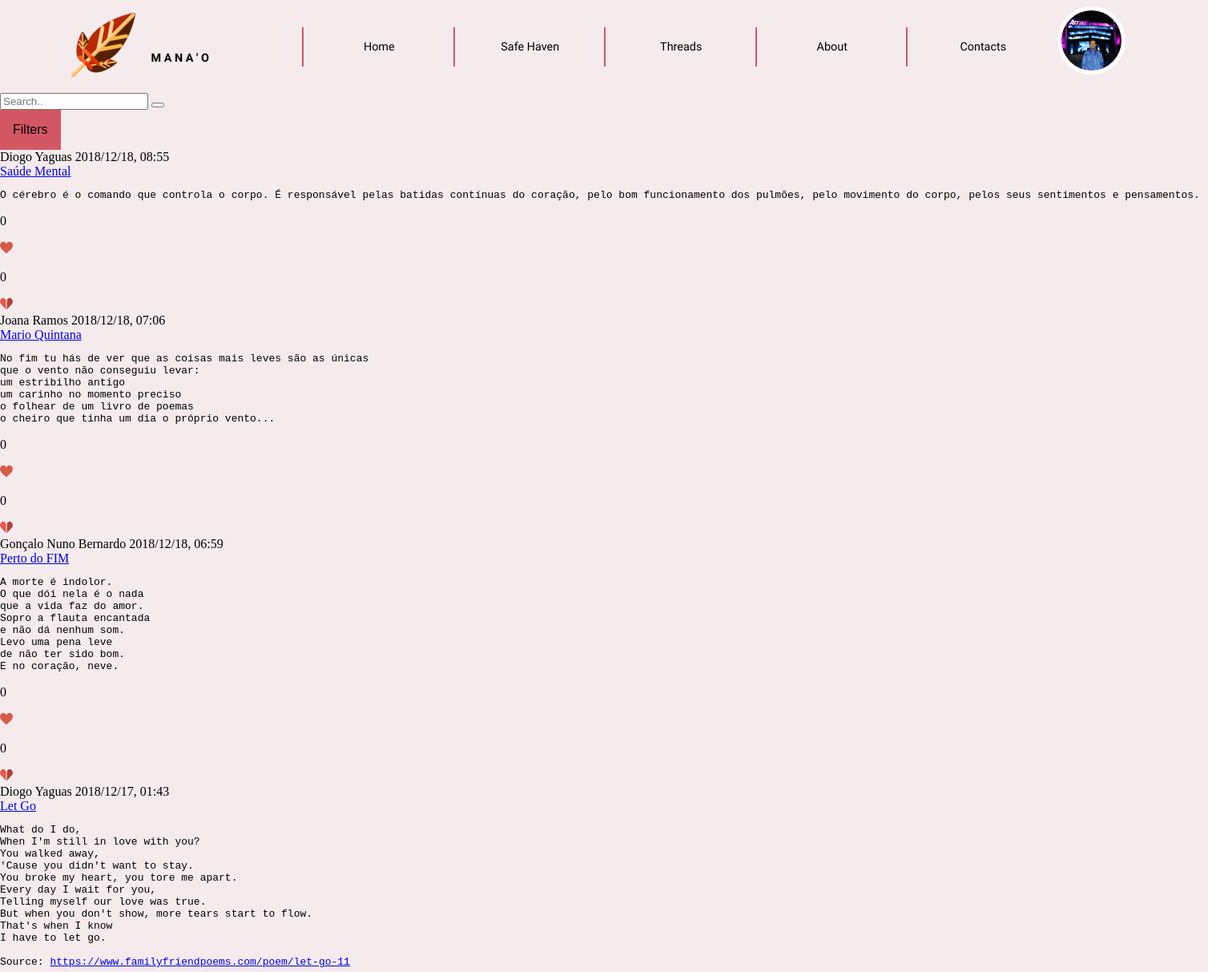
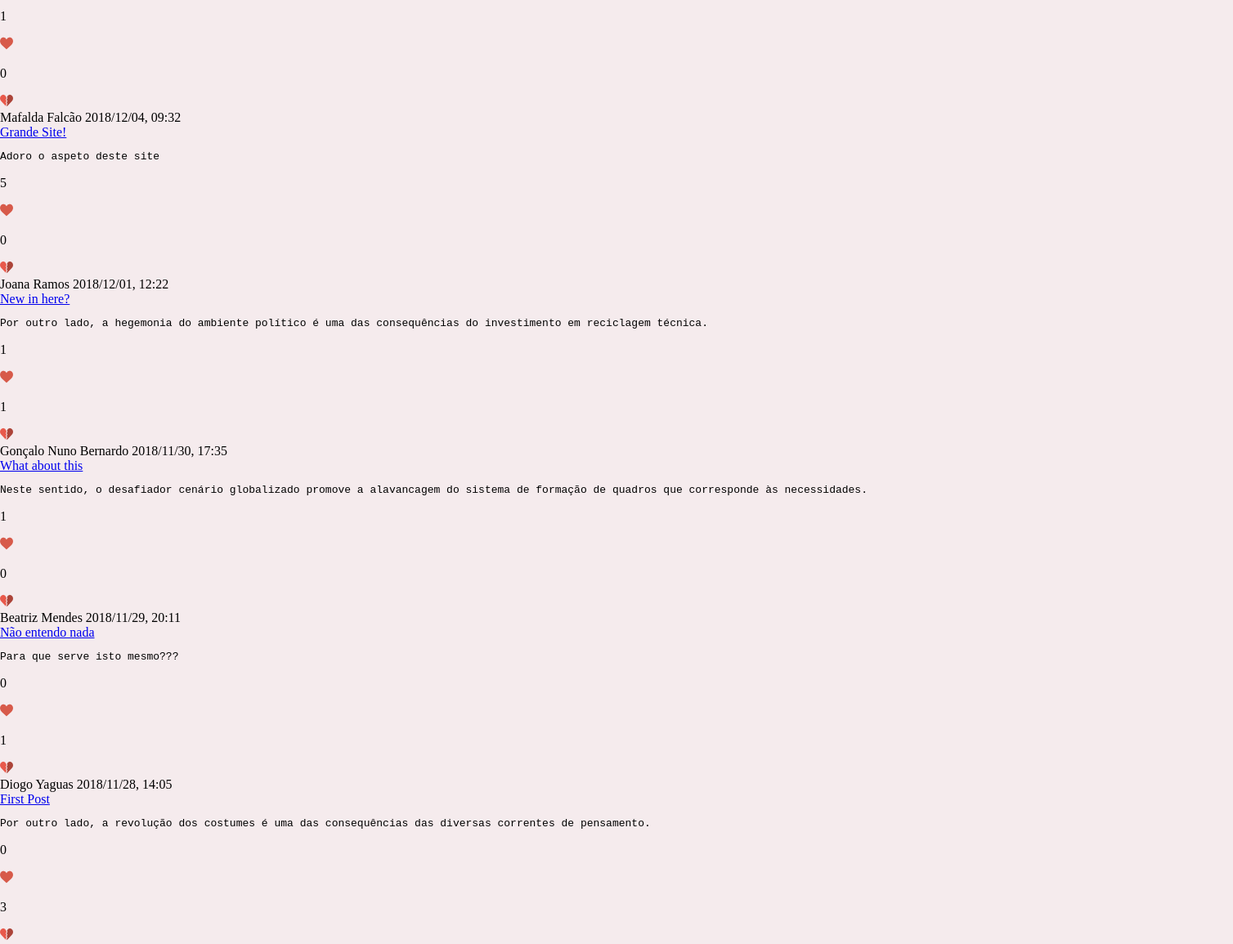
The app's page /templates/threads.php?filter=Recent&categorie=All (signed in) with its own data (2 pictures, top to bottom).
### tables this page shows
CREATE TABLE User (ID INTEGER PRIMARY KEY AUTOINCREMENT, Username STRING UNIQUE NOT NULL, Password CHAR (256) NOT NULL, Name STRING NOT NULL, Email STRING NOT NULL UNIQUE, Bio STRING, Profile_Pic STRING NOT NULL DEFAULT "default.png", ParticipationDate STRING NOT NULL);

CREATE TABLE Post (ID INTEGER PRIMARY KEY AUTOINCREMENT, User_ID INTEGER NOT NULL REFERENCES User (ID), Title STRING NOT NULL, Text STRING NOT NULL, Date STRING NOT NULL, Upvotes INTEGER DEFAULT 0, Downvotes INTEGER DEFAULT 0);

### database/user.php (called while the page is built, shortened)
<?php
      function getName($userID) {
        global $dbh;
        try {
          $stmt = $dbh->prepare('SELECT Name FROM User WHERE ID = ?');
          $stmt->execute(array($userID));
          if($row = $stmt->fetch()){
            return $row['Name'];
          }
        }catch(PDOException $e) {
          return -1;
        }
      }
    function getUserPhoto($userID) {
      global $dbh;
      try {
        $stmt = $dbh->prepare('SELECT Profile_Pic FROM User WHERE ID = ?');
        if($stmt->execute(array($userID))) {
          $row = $stmt->fetch();
          return $row['Profile_Pic'];
        }
      }catch(PDOException $e) {
        return null;
      }
    }
?>

### database/post.php (called while the page is built, shortened)
<?php
	function getRecentPosts()
	{
		global $dbh;
		try {
			$stmt = $dbh->prepare('SELECT * from Post ORDER BY Date DESC');
			if($stmt->execute())
				return $stmt->fetchAll();
			else
				return -1;
		} catch(PDOException $e) {
			return -1;
		}
	}
?>

### templates/threads.php (the view, shortened to what this page needs)
<?php
    include_once("header.php");
?>
<!DOCTYPE html>
    <html>
    <head>
        <link href="../css/main_layout.css" rel="stylesheet">
        <link href="../css/main_style.css" rel="stylesheet">
        <link href="../css/posts.css" rel="stylesheet">
    </head>
    <body>
    <div class="search-container">
      <input id="searchID" type="text" placeholder="Search.." name="search">
      <button type="submit" onclick="searchCategorie()"></button>
    </div>
        <div class="sorting">
            <button onclick="dropFilters()" class="filterButton">Filters</button>
        </div>
        <?php
            include_once ("../includes/init.php");
			include_once ("../database/post.php");
            include_once ("../actions/verifyAndConvertText.php");
            $filter = $_GET['filter'];
            $categorie = $_GET['categorie'];
            if($categorie == "All") {
                switch($filter) {
                    case "Recent":
                        $posts = getRecentPosts();
                        break;
                }
            }
            if($posts == -1) {
                ?>
                    <h1>Sorry! We could not find posts within this category</h1>
                <?php
            } else {
            foreach($posts as $post) {
                viewPosts($post);
                }
            }
            function viewPosts($post) {
                ?>
            <article id="posts">
                <header>
                    <span class="author">
                        <?php echo getName($post['User_ID']) ?>
                    </span>
                    <span class="date">
                        <?= $post['Date'] ?>
                    </span>
                </header>
                <a id="title" href="viewPost.php?id=<?=$post['ID']?>" target="_blank"><?= $post['Title'] ?></a>
                <pre id="text_wrote"><?php convertText($post['Text']) ?></pre>
                <footer id="votes">
                    <div id="upvotes" onclick="updateUpvotes(<?=$post['ID']?>)">
                        <p id="upvote<?=$post['ID']?>"><?=$post['Upvotes']?></p>
                        <img src="../images/upvote.png"alt="Upvote">
                    </div>
                    <div id="downvotes" onclick="updateDownvotes(<?=$post['ID']?>)">
                        <p id="downvote<?=$post['ID']?>"><?=$post['Downvotes']?></p>
                        <img src="../images/downvote.png"alt="Downvote">
                    </div>
            </article>
        <?php }?>
    </body>
    </html>

### templates/header.php (shortened to what this page needs)
<!DOCTYPE html>
<html>
<head>
    <link href="../css/main_layout.css" rel="stylesheet">
    <link href="../css/main_style.css" rel="stylesheet">
</head>
<body>
    <header>
        <label class="homeButton" type="submit_home" value="" onclick="window.location='../templates/home.php';"></label>
        <h3>M A N A ' O</h3>
        <nav id="menu">
            <ol>
                <li><a href="home.php">Home</a></li>
                <li><a href="http://www.pixelthoughts.co/#">Safe Haven</a></li>
                <li><a href="threads.php?filter=Recent&categorie=All">Threads</a></li>
                <li><a href="about.php">About</a></li>
                <li><a href="contacts.php">Contacts</a></li>
            </ol>
        </nav>
        <div class="dropdown">
                <img id="profile" src="../profilePictures/<?php
                    include_once('../includes/init.php');
                    include_once("../database/user.php");
                    echo getUserPhoto($_SESSION['userID']);
                ?>" alt="Profile picture" onclick="myFunction()" class="dropbtn">
            </div>
    </header>

### actions/verifyAndConvertText.php
<?php
    function convertText($text) {
        $reg_exUrl = "/(http|https|ftp|ftps)\:\/\/[a-zA-Z0-9\-\.]+\.[a-zA-Z]{2,3}(\/\S*)?/";
        if (preg_match($reg_exUrl, $text, $url)) {
            echo preg_replace($reg_exUrl, '<a href="' . $url[0] . '" rel="nofollow">' . $url[0] . '</a>', $text);
        } else echo $text;
}
?>

### css/main_layout.css (style rules this page uses)
body { margin: 0em; }
body > header { margin: 0em; display: grid; grid-template-rows: auto; grid-template-columns: 1fr 1fr 5fr 1fr; grid-template-areas: "manao name navigator profilepic"; position: -webkit-sticky; position: sticky; top: 0; width: 100%; }
.homeButton { grid-area: manao; justify-self: right; align-self: center; height: auto; }
body > header > h3 { grid-area: name; margin: 0em; justify-self: left; align-self: center; }
#menu { grid-area: navigator; justify-self: right; align-self: center; }
#menu ol li { display: inline-flex; width: 100%; justify-self: center; }
#menu ol { margin: 0em; display: grid; grid-template-rows: auto; grid-template-columns: 1fr 1fr 1fr 1fr 1fr; grid-template-areas: "home safehaven threads contacts about"; width: 100%; }
#menu ol > li { justify-self: left; align-self: center; justify-items: center; justify-content: space-evenly; }
#menu ol > :nth-child(1) { grid-area: home; }
#menu ol > :nth-child(2) { grid-area: safehaven; }
#menu ol > :nth-child(3) { grid-area: threads; }
#menu ol > :nth-child(4) { grid-area: contacts; }
#menu ol > :nth-child(5) { grid-area: about; }
.dropbtn { color: white; border: none; cursor: pointer; }
.dropdown { position: relative; display: inline-block; }

### css/main_style.css (style rules this page uses)
:root { --maincolor_bckgrnd: #F5EBED; --color_separator: #996666; --color_text: #000000; --color_manao: #D35763; --color_manao2: #DF7175; --color_smallhover: #2a2f33; }
body { margin: 0; background-color: var(--maincolor_bckgrnd); color: var(--color_text); }
body > header { margin: 0; background-color: var(--maincolor_bckgrnd); }
body > header > h3 { margin-top: 2em; font-family: 'Julius Sans One', sans-serif; font-size: 0.9em; text-align: left; height: auto; color: var(--color_text); }
.homeButton { background:url(../images/icon.png) no-repeat; cursor:pointer; border:none; width:100px; height:100px; margin-top:1em; }
#menu { width: 100%; }
#menu ol { margin:0; padding: 0; }
#menu li { align-items: center; list-style-type: none; margin:1em 0; width: 100%; height: 100%; }
#menu li a { font-family: 'Julius Sans One', sans-serif; font-size: 0.9em; color: var(--color_text); text-decoration: none; text-align: center; height: auto; -webkit-transition: color 0.6s; transition: color 0.6s ease; }
nav > ol > li { border-left: 2px solid var(--color_manao); height: 100%; }
#profile { margin-top: 8px; width: 75px; height: 75px; border:5px solid white; border-radius: 100px 100px; }

### css/posts.css (style rules this page uses)
:root { --maincolor_bckgrnd: #F5EBED; --color_separator: #5f3939; --color_text: #000000; --color_manao: #D35763; --color_manao2: #DF7175; --color_smallhover: #2a2f33; }

### templates/threads.php (style rules this page uses)
.filterButton { background-color: #D35763; color: black; padding: 16px; font-size: 16px; border: none; cursor: pointer; }
.sorting { position: relative; display: inline-block; }

### records on screen
user: Profile_Pic (picture)
post: User_ID.Name "Diogo Yaguas", Date "2018/12/18, 08:55", Title "Saúde Mental", Text "O cérebro é o comando que controla o corpo. É responsável pelas batidas contínuas do coração, pelo bom funcionamento dos pulmões, pelo movimento do corpo, pelos seus sentimentos e pensamentos.", Upvotes "0", Downvotes "0"
post: User_ID.Name "Joana Ramos", Date "2018/12/18, 07:06", Title "Mario Quintana", Text "No fim tu hás de ver que as coisas mais leves são as únicas que o vento não conseguiu levar: um estribilho antigo um carinho no momento preciso o folhear de um livro de poemas o cheiro que tinha um dia o próprio vento...", Upvotes "0", Downvotes "0"
post: User_ID.Name "Gonçalo Nuno Bernardo", Date "2018/12/18, 06:59", Title "Perto do FIM", Text "A morte é indolor. O que dói nela é o nada que a vida faz do amor. Sopro a flauta encantada e não dá nenhum som. Levo uma pena leve de não ter sido bom. E no coração, neve.", Upvotes "0", Downvotes "0"
post: User_ID.Name "Diogo Yaguas", Date "2018/12/17, 01:43", Title "Let Go", Text "What do I do, When I'm still in love with you? You walked away, 'Cause you didn't want to stay. You broke my heart, you tore me apart. Every day I wait for you, Telling myself our love was true. But when you don't show, more tears start to flow. That's when I know I have to let go. Source: https://www.familyfriendpoems.com/poem/let-go-11", Upvotes "1", Downvotes "0"
post: User_ID.Name "Mafalda Falcão", Date "2018/12/04, 09:32", Title "Grande Site!", Text "Adoro o aspeto deste site", Upvotes "5", Downvotes "0"
post: User_ID.Name "Joana Ramos", Date "2018/12/01, 12:22", Title "New in here?", Text "Por outro lado, a hegemonia do ambiente político é uma das consequências do investimento em reciclagem técnica.", Upvotes "1", Downvotes "1"
post: User_ID.Name "Gonçalo Nuno Bernardo", Date "2018/11/30, 17:35", Title "What about this", Text "Neste sentido, o desafiador cenário globalizado promove a alavancagem do sistema de formação de quadros que corresponde às necessidades.", Upvotes "1", Downvotes "0"
post: User_ID.Name "Beatriz Mendes", Date "2018/11/29, 20:11", Title "Não entendo nada", Text "Para que serve isto mesmo???", Upvotes "0", Downvotes "1"
post: User_ID.Name "Diogo Yaguas", Date "2018/11/28, 14:05", Title "First Post", Text "Por outro lado, a revolução dos costumes é uma das consequências das diversas correntes de pensamento.", Upvotes "0", Downvotes "3"
